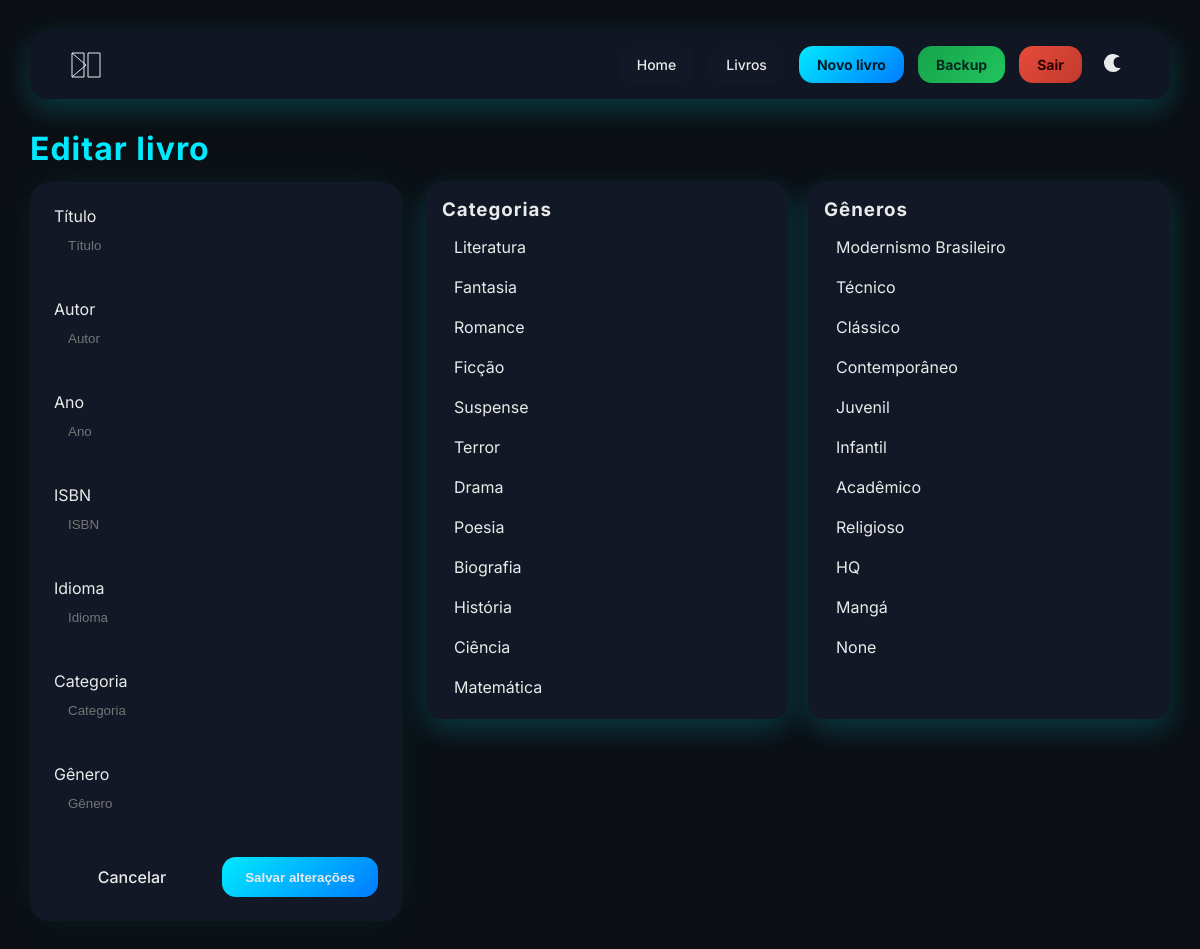
Before: /livro/9/editar (signed in) with the older database file.
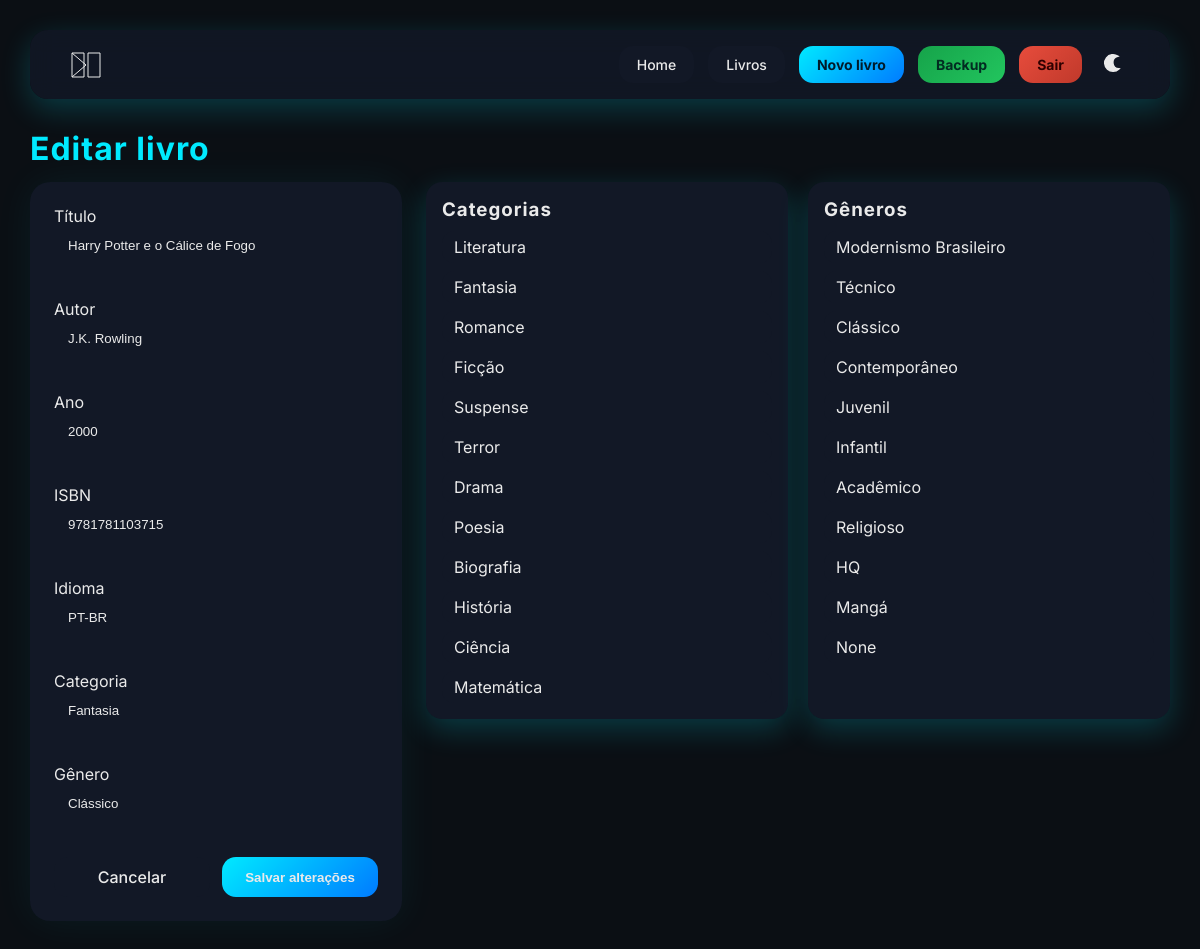
After: the same page with the newer database file.
### tables this page shows
CREATE TABLE categories (
        id INTEGER PRIMARY KEY AUTOINCREMENT,
        nome TEXT UNIQUE
    );

CREATE TABLE genres (
        id INTEGER PRIMARY KEY AUTOINCREMENT,
        nome TEXT UNIQUE
    );

CREATE TABLE books (
        id INTEGER PRIMARY KEY AUTOINCREMENT,
        titulo TEXT NOT NULL,
        autor TEXT NOT NULL,
        ano INTEGER,
        isbn TEXT,
        categoria_id INTEGER,
        genero_id INTEGER,
        idioma TEXT,
        disponivel INTEGER DEFAULT 1,
        emprestado_para TEXT,
        data_emprestimo TEXT,
        FOREIGN KEY (categoria_id) REFERENCES categories(id),
        FOREIGN KEY (genero_id) REFERENCES genres(id)
    );

### app.py (the view, shortened to what this page needs)
@app.route("/livro/<int:id>/editar", methods=["GET", "POST"])
@login_required()
def editar_livro(id):
    conn = get_connection()
    livro = buscar_livro_por_id(conn, id)
    cur = conn.cursor()
    cur.execute("SELECT nome FROM categories")
    categorias = cur.fetchall()
    cur.execute("SELECT nome FROM genres")
    generos = cur.fetchall()
    conn.close()
    return render_template(
        "livro_editar.html",
        livro=livro,
        categorias=categorias,
        generos=generos
    )

### app.py (called while the page is built)
def login_required():
    def decorator(f):
        @wraps(f)
        def wrapper(*args, **kwargs):
            if "user_id" not in session:
                return redirect("/login")
            return f(*args, **kwargs)
        return wrapper
    return decorator

@app.before_request
def init_db():
    global db_ok
    if not db_ok:
        conn = get_connection()
        create_tables(conn)
        conn.close()
        db_ok = True

### database.py (called while the page is built)
def get_connection():
    conn = sqlite3.connect(DB_NAME)
    conn.row_factory = sqlite3.Row
    return conn

### livros.py (called while the page is built)
def buscar_livro_por_id(conn, livro_id):
    cursor = conn.cursor()
    cursor.execute("""
        SELECT
            b.id,
            b.titulo,
            b.autor,
            b.ano,
            b.isbn,
            b.idioma,
            c.nome AS categoria,
            g.nome AS genero
        FROM books b
        LEFT JOIN categories c ON b.categoria_id = c.id
        LEFT JOIN genres g ON b.genero_id = g.id
        WHERE b.id = ?
    """, (livro_id,))
    return cursor.fetchone()

### templates/livro_editar.html (shortened to what this page needs)
{% extends "base.html" %}
{% block content %}
<div class="page-center">
<h1>Editar livro</h1>
<div class="novo-livro-layout">
   <form method="post" class="livro-form">
        <label>
            Título
            <input
                placeholder="Título"
                type="text"
                name="titulo"
                value="{{ livro.titulo }}"
                required
            >
        </label>
        <label>
            Autor
            <input
                placeholder="Autor"
                type="text"
                name="autor"
                value="{{ livro.autor }}"
                required
            >
        </label>
        <label>
            Ano
            <input
                placeholder="Ano"
                type="number"
                name="ano"
                value="{{ livro.ano or '' }}"
            >
        </label>
        <label>
            ISBN
            <input
                placeholder="ISBN"
                type="text"
                name="isbn"
                value="{{ livro.isbn or '' }}"
            >
        </label>
        <label>
            Idioma
            <input
                placeholder="Idioma"
                type="text"
                name="idioma"
                value="{{ livro.idioma }}"
            >
        </label>
        <label>
            Categoria
                    <input placeholder="Categoria" name="categoria" id="input-categoria" value="{{ livro.categoria}}">
        </label>
        <label>
            Gênero
            <input placeholder="Gênero" name="genero" id="input-genero" value="{{ livro.genero }}">
        </label>
        <div class="form-acoes">
            <a href="/livros" class="btn btn-editar">Cancelar</a>
            <button class="btn btn-primary">Salvar alterações</button>
        </div>
    </form>
    <div class="listas">
        <div class="lista-box">
            <h3>Categorias</h3>
            <ul>
                {% for c in categorias %}
                    <li onclick="document.getElementById('input-categoria').value='{{ c.nome }}'">
                        {{ c.nome }}
                    </li>
                {% endfor %}
            </ul>
        </div>
        <div class="lista-box">
            <h3>Gêneros</h3>
            <ul>
                {% for g in generos %}
                    <li onclick="document.getElementById('input-genero').value='{{ g.nome }}'">
                        {{ g.nome }}
                    </li>
                {% endfor %}
            </ul>
        </div>
    </div>
</div>
{% endblock %}

Changed rows visible on the page:
added books: titulo "Harry Potter e o Cálice de Fogo", autor "J.K. Rowling", ano "2000", isbn "9781781103715", idioma "PT-BR"
shown differently, row unchanged: categories "Fantasia": categoria (not shown) → "Fantasia"
shown differently, row unchanged: genres "Clássico": genero (not shown) → "Clássico"
